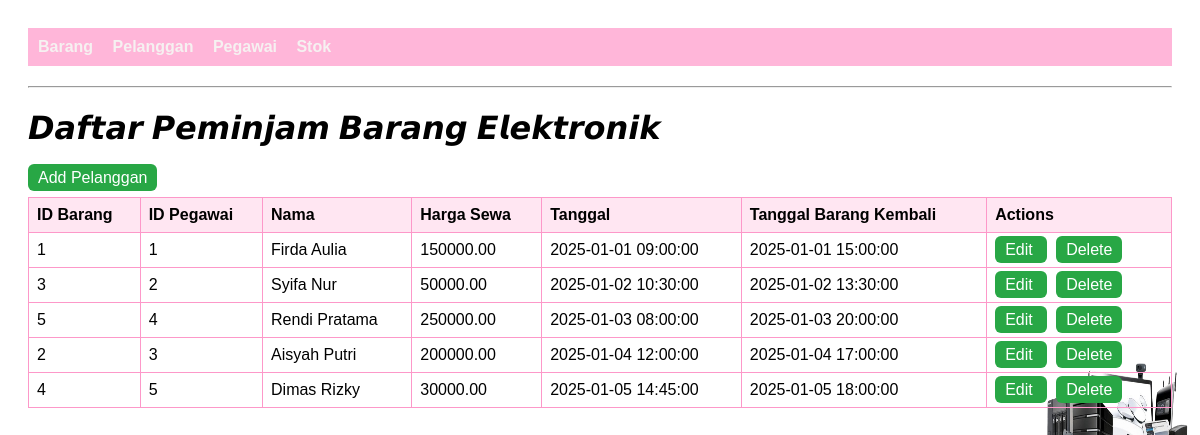
The page / on the database its author committed.
### tables this page shows
CREATE TABLE IF NOT EXISTS pelanggan (
  id_pelanggan INT(11) NOT NULL AUTO_INCREMENT,
  id_barang INT(11) NOT NULL,
  id_pegawai INT(11) NOT NULL,
  nama_pelanggan VARCHAR(100) NOT NULL,
  total_harga_sewa DECIMAL(10,2) NOT NULL,
  tanggal DATETIME NOT NULL,
  tanggal_kembali DATETIME NOT NULL,
  PRIMARY KEY (id_pelanggan),
  KEY fk_pelanggan_barang (id_barang),
  KEY fk_pelanggan_pegawai (id_pegawai),
  CONSTRAINT fk_pelanggan_barang FOREIGN KEY (id_barang) REFERENCES barang (id_barang) ON DELETE CASCADE,
  CONSTRAINT fk_pelanggan_pegawai FOREIGN KEY (id_pegawai) REFERENCES pegawai (id_pegawai) ON DELETE CASCADE
);

### models/Pelanggan.php (called while the page is built, shortened)
<?php
require_once "config/Database.php";
class Pelanggan
{
    private $conn;
    private $table = "pelanggan";
    public function __construct()
    {
        $database = new Database();
        $this->conn = $database->getConnection();
    }
    public function getAll()
    {
        $query = "SELECT * FROM " . $this->table;
        $stmt = $this->conn->prepare($query);
        $stmt->execute();
        return $stmt->fetchAll(PDO::FETCH_ASSOC);
    }
}

### config/Database.php (called while the page is built, shortened)
<?php
class Database
{
    private $host = "localhost";
    private $database = "pinjam_barang";
    private $username = "root";
    private $password = "";
    public function getConnection()
    {
        $this->conn = null;
        try {
            $this->conn = new PDO("mysql:host=" . $this->host . ";dbname=" . $this->database, $this->username, $this->password);
            $this->conn->setAttribute(PDO::ATTR_ERRMODE, PDO::ERRMODE_EXCEPTION);
        } catch (PDOException $exception) {
            echo "Connection error: " . $exception->getMessage();
        }
        return $this->conn;
    }
}

### viewmodels/PelangganViewModel.php (called while the page is built, shortened)
<?php
require_once 'models/Pelanggan.php';
class PelangganViewModel
{
    private $pelanggan;
    public function __construct()
    {
        $this->pelanggan = new Pelanggan();
    }
    public function getPelangganList()
    {
        return $this->pelanggan->getAll();
    }
}

### view/pelanggan_list.php (the view, shortened to what this page needs)
<?php
require_once 'view/template/header.php';
?>
<h1 class="mt-4">𝘿𝙖𝙛𝙩𝙖𝙧 𝙋𝙚𝙢𝙞𝙣𝙟𝙖𝙢 𝘽𝙖𝙧𝙖𝙣𝙜 𝙀𝙡𝙚𝙠𝙩𝙧𝙤𝙣𝙞𝙠</h1>
<a href="index.php?entity=pelanggan&action=add" class="btn btn-success mb-3">
    Add Pelanggan
</a>
<table class="w-full border">
    <tr>
        <th>ID Barang</th>
        <th>ID Pegawai</th>
        <th>Nama</th>
        <th>Harga Sewa</th>
        <th>Tanggal</th>
        <th>Tanggal Barang Kembali</th>
        <th>Actions</th>
    </tr>
    <?php foreach ($pelangganList as $pelanggan): ?>
        <tr>
                        <td class="border px-4 py-2"><?php echo htmlspecialchars($pelanggan['id_barang']); ?></td>
                                    <td class="border px-4 py-2"><?php echo htmlspecialchars($pelanggan['id_pegawai']); ?></td>
            <td class="border px-4 py-2"><?php echo htmlspecialchars($pelanggan['nama_pelanggan']); ?></td>
            <td class="border px-4 py-2"><?php echo htmlspecialchars($pelanggan['total_harga_sewa']); ?></td>
                        <td class="border px-4 py-2"><?php echo htmlspecialchars($pelanggan['tanggal']); ?></td>
                        <td class="border px-4 py-2"><?php echo htmlspecialchars($pelanggan['tanggal_kembali']); ?></td>
            <td class="border px-4 py-2">
                <a class="btn btn-success"
                href="index.php?entity=pelanggan&action=edit&id=<?php echo $pelanggan['id_pelanggan']; ?>">
                Edit
                </a>
                <a class="btn btn-success"
                href="index.php?entity=pelanggan&action=delete&id=<?php echo $pelanggan['id_pelanggan']; ?>"
                onclick="return confirm('Yakin hapus?');">
                Delete
                </a>
            </td>
        </tr>
    <?php endforeach; ?>
</table>
<?php
require_once 'view/template/footer.php';
?>

### index.php (shortened to what this page needs)
<?php
require_once 'viewmodels/PelangganViewModel.php';
$entity = isset($_GET['entity']) ? $_GET['entity'] : 'pelanggan';
$action = isset($_GET['action']) ? $_GET['action'] : 'list';
if ($entity === 'pelanggan') {
    $pelangganVM = new PelangganViewModel();
    switch ($action) {
        case 'list':
            $pelangganList = $pelangganVM->getPelangganList();
            require_once 'view/pelanggan_list.php';
            break;
    }
} else if ($entity === 'barang') {
    $barangVM = new BarangViewModel();
    switch ($action) {
        case 'list':
            $barangList = $barangVM->getBarangList();
            require_once 'view/barang_list.php';
            break;
        case 'add':
            require_once 'view/barang_form.php';
            break;
        case 'edit':
            $id_barang = $_GET['id'];
            $barang= $barangVM->getBarangById($id_barang);
            require_once 'view/barang_form.php';
            break;
       case 'save':
            $nama_barang = $_POST['nama_barang'];
            $harga_sewa = $_POST['harga_sewa'];
            $barangVM->addBarang($nama_barang, $harga_sewa);
            header('Location: index.php?entity=barang&action=list');
            break;
        case 'update':
            $id_barang = $_POST['id_barang'];
            $nama_barang = $_POST['nama_barang'];
            $harga_sewa = $_POST['harga_sewa'];
            $barangVM->updateBarang($id_barang, $nama_barang, $harga_sewa);
            header('Location: index.php?entity=barang&action=list');
            break;
        case 'delete':
            $id_barang = $_GET['id'];
            $barangVM->deleteBarang($id_barang);
            header('Location: index.php?entity=barang&action=list');
            break;
        default:
            echo "Invalid action for barang.";
            break;
    }
} else if ($entity === 'pegawai') {
    $pegawaiVM = new PegawaiViewModel();
    switch ($action) {
        case 'list':
            $pegawaiList = $pegawaiVM->getPegawaiList();
            require_once 'view/pegawai_list.php';
            break;
        case 'add':
            require_once 'view/pegawai_form.php';
            break;
        case 'edit':
            $id_pegawai = $_GET['id'];
            $pegawai= $pegawaiVM->getPegawaiById($id_pegawai);
            require_once 'view/pegawai_form.php';
            break;
       case 'save':
            $nama_pegawai = $_POST['nama_pegawai'];
            $jadwal_shift = $_POST['jadwal_shift'];
            $pegawaiVM->addPegawai($nama_pegawai, $jadwal_shift);
            header('Location: index.php?entity=pegawai&action=list');
            break;
        case 'update':
            $id_pegawai = $_POST['id_pegawai'];
            $nama_pegawai = $_POST['nama_pegawai'];
            $jadwal_shift = $_POST['jadwal_shift'];
            $pegawaiVM->updatePegawai($id_pegawai, $nama_pegawai, $jadwal_shift);
            header('Location: index.php?entity=pegawai&action=list');
            break;
        case 'delete':
            $id_pegawai = $_GET['id'];
            $pegawaiVM->deletePegawai($id_pegawai);
            header('Location: index.php?entity=pegawai&action=list');
            break;
        default:
            echo "Invalid action for pegawai.";
            break;
    }
}else if ($entity === 'stok') {
    require_once 'viewmodels/BarangViewModel.php';
    $barangVM = new BarangViewModel();
    $barangList = $barangVM->getBarangList();
    $stokVM = new StokViewModel();
    switch ($action) {
        case 'list':
            $stokList = $stokVM->getStokList();
            require_once 'view/stok_list.php';
            break;
        case 'add':
            require_once 'view/stok_form.php';
            break;
        case 'edit':
            $id_stok = $_GET['id'];
            $stok = $stokVM->getStokById($id_stok);
            require_once 'view/stok_form.php';
            break;
        case 'save':
            $id_barang = $_POST['id_barang'];
            $jumlah_stok = $_POST['jumlah_stok'];
            $status = $_POST['status'];
            $stokVM->addStok($id_barang, $jumlah_stok, $status);
            header('Location: index.php?entity=stok&action=list');
            break;
        case 'update':
            $id_stok = $_POST['id_stok'];
            $id_barang = $_POST['id_barang'];
            $jumlah_stok = $_POST['jumlah_stok'];
            $status = $_POST['status'];
            $stokVM->updateStok($id_stok, $id_barang, $jumlah_stok, $status);
            header('Location: index.php?entity=stok&action=list');
            break;
        case 'delete':
            $id_stok = $_GET['id'];
            $stokVM->deleteStok($id_stok);
            header('Location: index.php?entity=stok&action=list');
            break;
        default:
            echo "Invalid action for stok.";
            break;
    }
}else {
    echo "Invalid Entity.";
}

### view/template/header.php (shortened to what this page needs)
<!DOCTYPE html>
<html lang="en">
<head>
</head>
<body>
    <nav>
        <a href="index.php?entity=barang">Barang</a>
        <a href="index.php?entity=pelanggan">Pelanggan</a>
        <a href="index.php?entity=pegawai">Pegawai</a>
        <a href="index.php?entity=stok">Stok</a>
    </nav>
    <hr>

### view/template/footer.php
</body>
</html>

### view/template/header.php (style rules this page uses)
body { font-family: sans-serif; padding: 20px; }
nav { background: #ffb6d9;; padding: 10px; margin-bottom: 20px; }
nav a { margin-right: 15px; text-decoration: none; color: #f6f1f1ff; font-weight: bold; }
table { border-collapse: collapse; width: 100%; margin-top: 10px; }
th, td { border: 1px solid #fd98c9ff;; padding: 8px; text-align: left; }
th { background-color: #ffe6f2; }
.btn { padding: 5px 10px; text-decoration: none; background: #ffe6f2; color: white; border-radius: 6px; margin-right: 9px; }
.btn-success { background: #28a745; color: white; }

### view/pelanggan_list.php (style rules this page uses)
body { background-image: url('assets/elektronik.png'); background-size: 180px 180px; background-repeat: no-repeat; background-position: right bottom calc(98% - 140%); }

### rows shown on the page
pelanggan: id_barang "1", id_pegawai "1", nama_pelanggan "Firda Aulia", total_harga_sewa "150000.00", tanggal "2025-01-01 09:00:00", tanggal_kembali "2025-01-01 15:00:00"
pelanggan: id_barang "3", id_pegawai "2", nama_pelanggan "Syifa Nur", total_harga_sewa "50000.00", tanggal "2025-01-02 10:30:00", tanggal_kembali "2025-01-02 13:30:00"
pelanggan: id_barang "5", id_pegawai "4", nama_pelanggan "Rendi Pratama", total_harga_sewa "250000.00", tanggal "2025-01-03 08:00:00", tanggal_kembali "2025-01-03 20:00:00"
pelanggan: id_barang "2", id_pegawai "3", nama_pelanggan "Aisyah Putri", total_harga_sewa "200000.00", tanggal "2025-01-04 12:00:00", tanggal_kembali "2025-01-04 17:00:00"
pelanggan: id_barang "4", id_pegawai "5", nama_pelanggan "Dimas Rizky", total_harga_sewa "30000.00", tanggal "2025-01-05 14:45:00", tanggal_kembali "2025-01-05 18:00:00"
